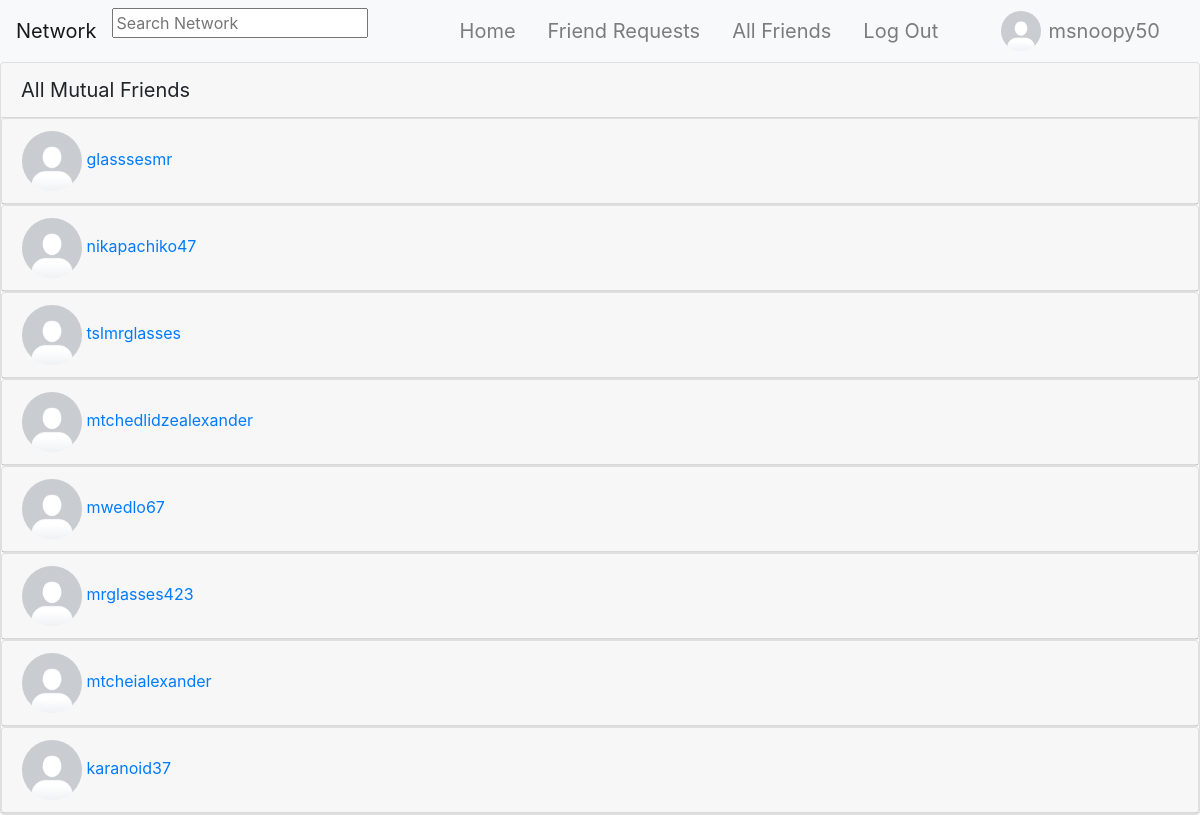
The app's page /profile_mutuals/14 (signed in) with its own data.
### network/models.py (models this page shows, shortened)
class User(AbstractUser):
    pass

class UserProfile(models.Model):
    user = models.OneToOneField(User, primary_key=True, related_name="profile", on_delete=models.CASCADE)
    bio = models.TextField(blank=True, default="No Bio...", max_length=101)
    picture = models.ImageField(blank=True, default="default_profile_image.png")
    friends = models.ManyToManyField(User, blank=True, related_name="friends")
    blocked = models.ManyToManyField(User, blank=True, related_name="blocked")

### network/views.py (the view)
# urls.py: path("profile_mutuals/<int:profile_id>", views.profile_mutuals, name="profile_mutuals"),
@login_required
def profile_mutuals(request, profile_id):
    try:
        profile = UserProfile.objects.get(pk=profile_id)
        profile_friends = profile.friends.all()
        friends_with_profile = profile_friends.values_list('pk', flat=True)
        mutual_friends_of_request_user = request.user.profile.friends.filter(pk__in=friends_with_profile)
        print(friends_with_profile)
    except UserProfile.DoesNotExist:
        return JsonResponse({"error": "UserProfile matching query does not exist."})
    return render(request, "network/profile_mutuals.html", {
        "profile": profile,
        "mutual_friends": mutual_friends_of_request_user
    })

### templates/network/profile_mutuals.html (shortened to what this page needs)
{% extends "network/layout.html" %} {% load static %}
{% block body %}
    <div class="card">
        <div class="card-header" style="font-size: 20px;">All Mutual Friends</div>
        {% for mutual_friend in mutual_friends %}
            <div class="card">
                <div class="card-header d-flex justify-content-between">
                    <div>
                        <a href="{% url 'profile' mutual_friend.id %}">
                            <div>
                                <img src="{{ mutual_friend.profile.picture.url }}" alt="" width="60px" height="60px"
                                    style="border-radius: 50%">
                                {{ mutual_friend }}
                            </div>
                        </a>
                    </div>
                </div>
            </div>
        {% endfor %}
    </div>
{% endblock %}

### templates/network/layout.html (shortened to what this page needs)
{% load static %}
<!DOCTYPE html>
<html lang="en">
<head>
    <link rel="stylesheet" href="https://stackpath.bootstrapcdn.com/bootstrap/4.4.1/css/bootstrap.min.css">
    <link rel="stylesheet" href="{% static 'network/css/styles.css' %}">
    <link rel="stylesheet" href="https://unpkg.com/@trevoreyre/autocomplete-js/dist/style.css">
</head>
<body>
    <nav class="navbar navbar-expand-lg navbar-light bg-light">
        <a class="navbar-brand" href="{% url 'index' %}">Network</a>
        <div id="autocomplete" class="autocomplete" style="width: 320px;">
            <form action="{% url 'search_results' %}" method="get">
                <input class="autocomplete-input" id="autocomplete_input" placeholder="Search Network" name="q">
            </form>
        </div>
        <div class="collapse navbar-collapse" id="navbarNav">
            <ul class="navbar-nav mx-auto">
                <li class="nav-item">
                    <a class="navbar-brand nav-link" href="{% url 'index' %}">
                        Home
                    </a>
                </li>
                {% if user.is_authenticated %}
                <li class="nav-item">
                    <a class="navbar-brand nav-link" href="{% url 'friend_requests' %}">
                        Friend Requests
                    </a>
                </li>
                <li class="nav-item">
                    <a class="navbar-brand nav-link" href="{% url 'friends' %}">
                        All Friends
                    </a>
                </li>
                <li class="nav-item">
                    <a class="navbar-brand nav-link" href="{% url 'account_logout' %}">
                        Log Out
                    </a>
                </li>
                {% endif %}
            </ul>
            {% if user.is_authenticated %}
                <ul class="navbar-nav ml-auto">
                    <li class="nav-item">
                        <img src="{{ user.profile.picture.url }}" alt="Logged in Profile Picture" width="40" height="40" style="border-radius: 50%;">
                    </li>
                    <li class="nav-item">
                        <a class="nav-link navbar-brand" href="{% url 'profile' user.id %}" id="profile">{{ user.username }}</a>
                    </li>
                </ul>
            {% endif %}
        </div>
    </nav>
    <div class="body">
        {% block body %}
        {% endblock %}
    </div>
</body>
</html>

### records on screen
User: profile.picture (placeholder picture), username "msnoopy50"
User: profile.picture (placeholder picture), username "glasssesmr"
User: profile.picture (placeholder picture), username "nikapachiko47"
User: profile.picture (placeholder picture), username "tslmrglasses"
User: profile.picture (placeholder picture), username "mtchedlidzealexander"
User: profile.picture (placeholder picture), username "mwedlo67"
User: profile.picture (placeholder picture), username "mrglasses423"
User: profile.picture (placeholder picture), username "mtcheialexander"
User: profile.picture (placeholder picture), username "karanoid37"
